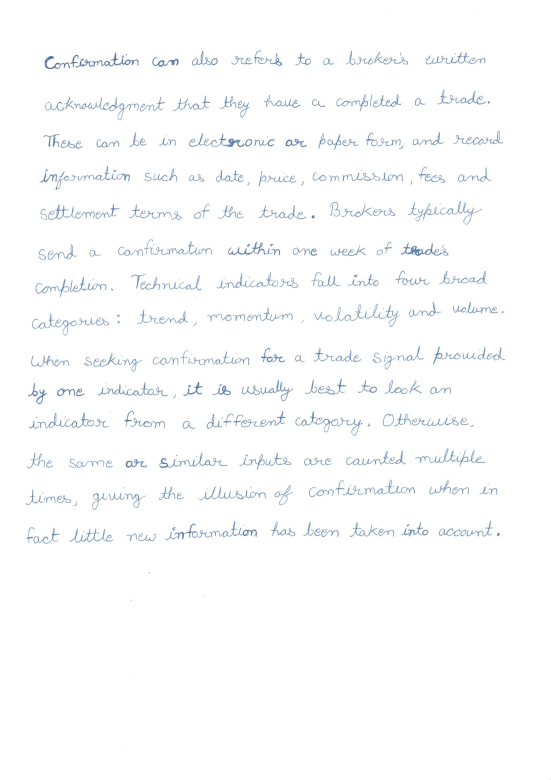
#> input picture input/20.png, 1653 x 2339 px (shown at 1/3 size)
$ jupyter execute --allow-errors segment.ipynb   (shell and % lines are left out)   (older library calls are emulated)
#> lines starting #> are read from the running program, lines starting #| are printed output that depends on the picture; after the words box and inside, x2 and y2 are one past the last pixel; in counts of white or black regions, pixels touching at a corner belong together
### src/ocr/page.py
# -*- coding: utf-8 -*-
"""
Crop background and transform perspective from the photo of page
"""
import numpy as np
import cv2

from .helpers import *

def detection(image):
    """Finding Page."""
    # Edge detection
    image_edges = _edges_detection(image, 200, 250)

    # Close gaps between edges (double page clouse => rectangle kernel)
    closed_edges = cv2.morphologyEx(image_edges,
                                    cv2.MORPH_CLOSE,
                                    np.ones((5, 11)))
    # Countours
    page_contour = _find_page_contours(closed_edges, resize(image))
    # Recalculate to original scale
    page_contour = page_contour.dot(ratio(image))
    # Transform prespective
    new_image = _persp_transform(image, page_contour)
    return new_image


def _edges_detection(img, minVal, maxVal):
    """Preprocessing (gray, thresh, filter, border) + Canny edge detection."""
    img = cv2.cvtColor(resize(img), cv2.COLOR_BGR2GRAY)

    img = cv2.bilateralFilter(img, 9, 75, 75)
    img = cv2.adaptiveThreshold(img, 255,
                                cv2.ADAPTIVE_THRESH_GAUSSIAN_C,
                                cv2.THRESH_BINARY, 115, 4)

    # Median blur replace center pixel by median of pixels under kelner
    # => removes thin details
    img = cv2.medianBlur(img, 11)

    # Add black border - detection of border touching pages
    img = cv2.copyMakeBorder(img, 5, 5, 5, 5,
                             cv2.BORDER_CONSTANT,
                             value=[0, 0, 0])
    return cv2.Canny(img, minVal, maxVal)


# [70 lines left out: functions _four_corners_sort, _contour_offset, _find_page_contours, _persp_transform, not called in this run]

### src/segment.ipynb
[cell 1]
import sys
import numpy as np
import pandas as pd
import matplotlib.pyplot as plt
import cv2

from ocr.helpers import implt, resize, ratio
from ocr import page, words

plt.rcParams['figure.figsize'] = (15.0, 10.0)

[cell 2]
image = cv2.cvtColor(cv2.imread("../input/20.png"), cv2.COLOR_BGR2RGB)
#> (the rest of this cell did not finish here and is left out)

img = cv2.cvtColor(image, cv2.COLOR_RGB2GRAY)
implt(img, 'gray')

[cell 3]
def sobel(channel):
    """ The Sobel Operator"""
    sobelX = cv2.Sobel(channel, cv2.CV_16S, 1, 0)
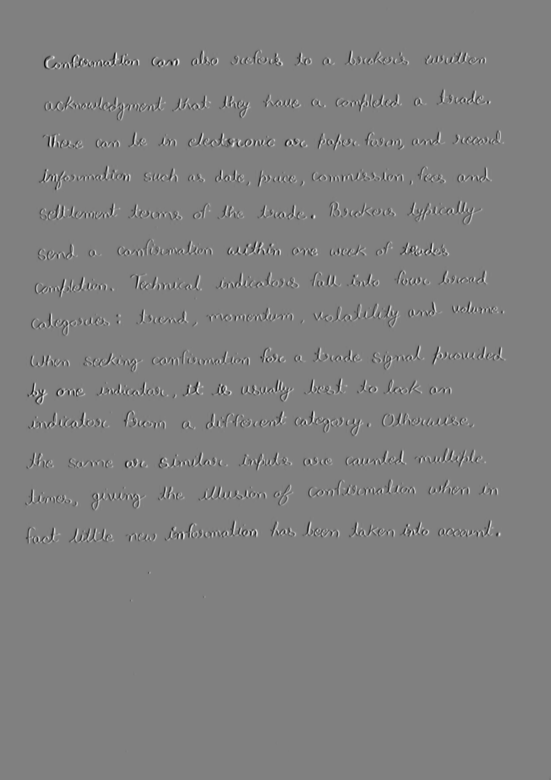
#> sobelX: shape (2339, 1653) int16 (shown at 1/3 size); min -275, max 272, mean 0; drawn with min black and max white
    sobelY = cv2.Sobel(channel, cv2.CV_16S, 0, 1)
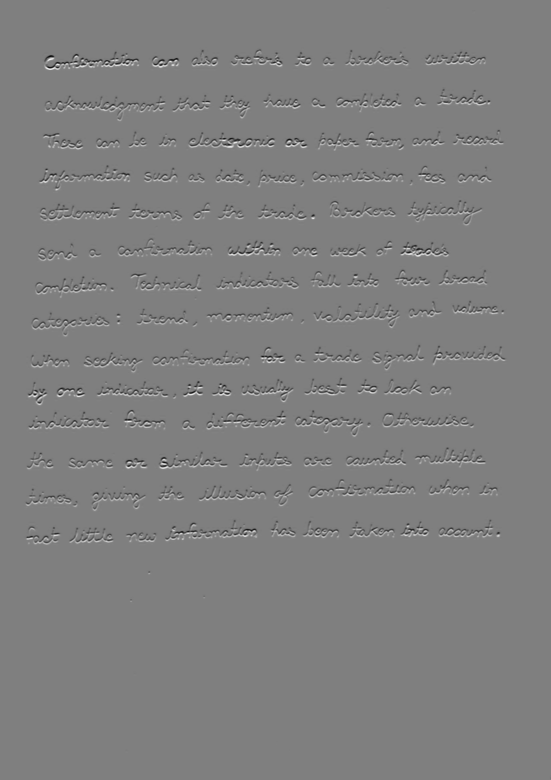
#> sobelY: shape (2339, 1653) int16 (shown at 1/3 size); min -276, max 277, mean 0; drawn with min black and max white
    # Combine x, y gradient magnitudes sqrt(x^2 + y^2)
    sobel = np.hypot(sobelX, sobelY)
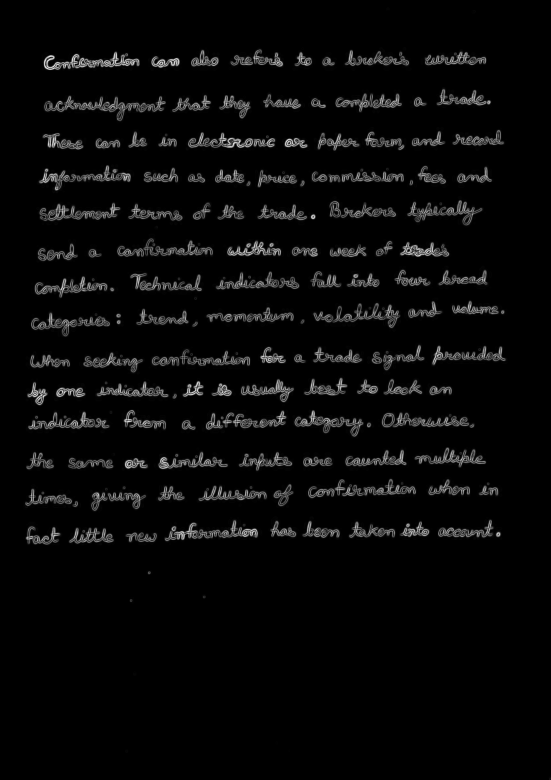
#> sobel: shape (2339, 1653) float32 (shown at 1/3 size); min 0, max 297.6, mean 10.5; drawn with min black and max white
    sobel[sobel > 255] = 255
    return np.uint8(sobel)


def edge_detect(im):
    """
    Edge detection
    The Sobel operator is applied for each image layer (RGB)
    """
    return np.max(np.array([sobel(im[:,:, 0]), sobel(im[:,:, 1]), sobel(im[:,:, 2]) ]), axis=0)
#> in sobel (call 3), `sobelX = cv2.Sobel(channel, cv2.CV_16S, 1, 0)`:
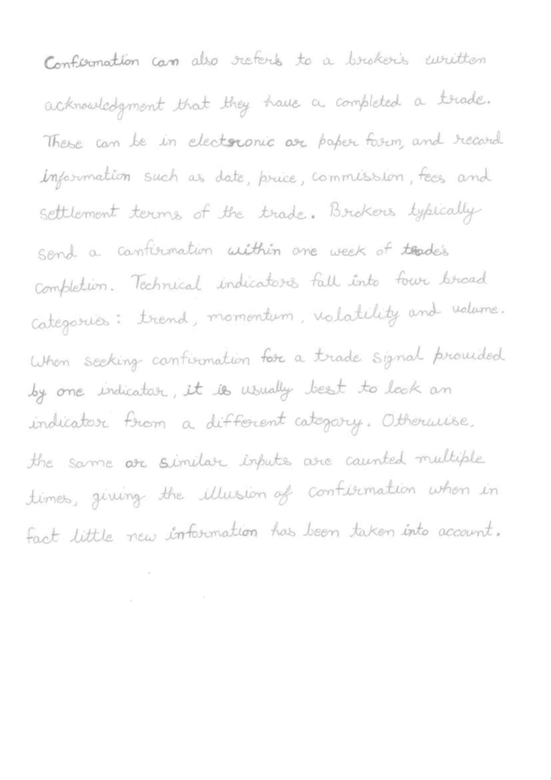
#> channel: shape (2339, 1653) (shown at 1/3 size); min 142, max 255, mean 252.6
#> in sobel (call 3), `sobel = np.hypot(sobelX, sobelY)`:
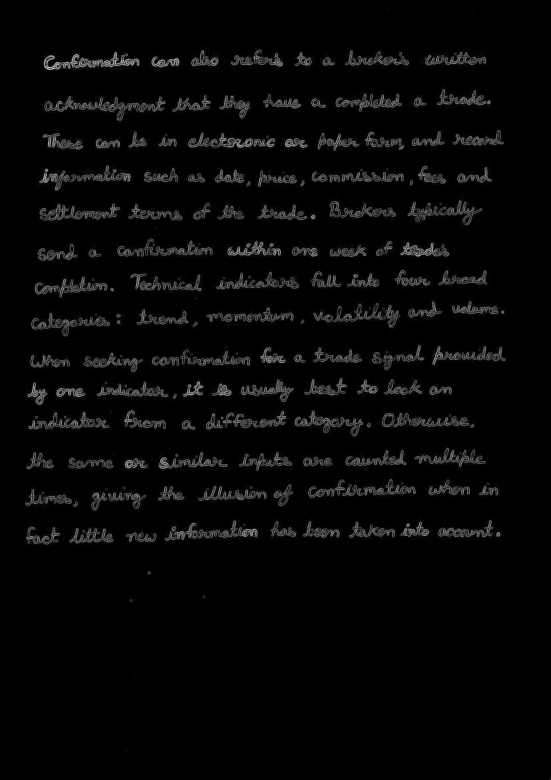
#> sobel: shape (2339, 1653) float32 (shown at 1/3 size); min 0, max 230.9, mean 7

# Image pre-processing - blur, edges, threshold, closing
blurred = cv2.GaussianBlur(image, (5, 5), 18)
edges = edge_detect(blurred)
ret, edges = cv2.threshold(edges, 50, 255, cv2.THRESH_BINARY)
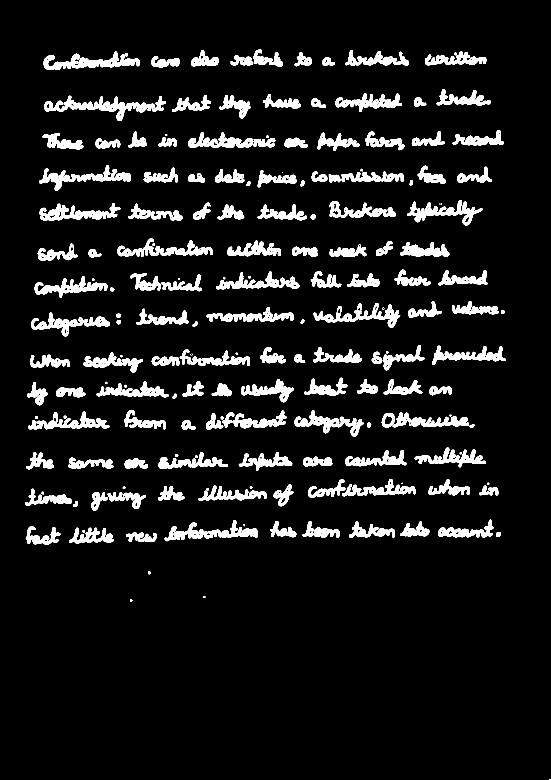
#> edges: shape (2339, 1653) (shown at 1/3 size); 7.6% white; 222 white regions (24 under 20 px), largest, box (x1, y1, x2, y2) and area: (494, 1560, 774, 1624) 5465, (220, 289, 497, 363) 5448, (117, 496, 392, 572) 5194
bw_image = cv2.morphologyEx(edges, cv2.MORPH_CLOSE, np.ones((20,20), np.uint8))
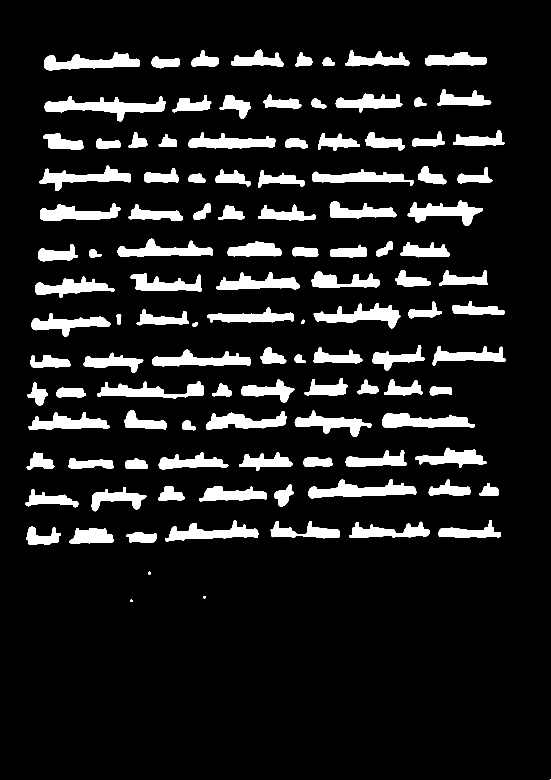
#> bw_image: shape (2339, 1653) (shown at 1/3 size); 10.9% white; 114 white regions (1 under 20 px), largest, box (x1, y1, x2, y2) and area: (134, 288, 498, 364) 10479, (925, 1438, 1249, 1495) 9080, (941, 910, 1202, 985) 8309

implt(edges, 'gray', 'Sobel operator')
#> (this line was passed over: ocr is not available in this run)
implt(bw_image, 'gray', 'Final closing')
#> (this line was passed over: ocr is not available in this run)

[cell 4]
# [29 lines left out: functions del_lines, del_big_areas, not called in this run]

[cell 5]
# [40 lines left out: functions union, intersect, group_rectangles, not called in this run]

[cell 6]
def text_detect(img, original):
    """ Text detection using contours """
    # Resize image
    small = resize(img, 2000)
    image = resize(original, 2000)
    #small = img
    #image = original
    # Finding contours
    mask = np.zeros(small.shape, np.uint8)
    cnt, hierarchy = cv2.findContours(np.copy(small), cv2.RETR_CCOMP, cv2.CHAIN_APPROX_SIMPLE)

    implt(img, 'gray')

    # Variables for contour index and words' bounding boxes
    index = 0
    boxes = []
    # CCOMP hierarchy: [Next, Previous, First Child, Parent]
    # cv2.RETR_CCOMP - contours into 2 levels
    # Go through all contours in first level
    while (index >= 0):
        x,y,w,h = cv2.boundingRect(cnt[index])
        # Get only the contour
        cv2.drawContours(mask, cnt, index, (255, 255, 255), cv2.FILLED)
        maskROI = mask[y:y+h, x:x+w]
        # Ratio of white pixels to area of bounding rectangle
        r = cv2.countNonZero(maskROI) / (w * h)

        # Limits for text (white pixel ratio, width, height)
        # TODO Test h/w and w/h ratios
        if r > 0.1 and 2000 > w > 10 and 1600 > h > 10 and h/w < 3 and w/h < 10:
            boxes += [[x, y, w, h]]

        # Index of next contour
        index = hierarchy[0][index][0]

    # Group intersecting rectangles
    boxes = group_rectangles(boxes)
    bounding_boxes = np.array([0,0,0,0])
    for (x, y, w, h) in boxes:
        cv2.rectangle(image, (x, y),(x+w,y+h), (0, 255, 0), 8)
        bounding_boxes = np.vstack((bounding_boxes, np.array([x, y, x+w, y+h])))


    implt(image, t='Bounding rectangles')
    # Recalculate coordinates to original scale
    boxes = bounding_boxes.dot(ratio(image, small.shape[0])).astype(np.int64)


    return boxes[1:]
    #return boxes

#> (a cell that did not finish here is left out)

#> (a cell that did not finish here is left out)

#> (a cell that did not finish here is left out)

#> (a cell that did not finish here is left out)

[cell 11]
image = cv2.cvtColor(cv2.imread("../input/20.png"), cv2.COLOR_BGR2RGB)
#> (the rest of this cell did not finish here and is left out)

imLines = []
for line in lines:
    imLine = []
    for words in line:
        (x1, y1, x2, y2) = words
        currImg = image[y1:y2, x1:x2]
        imLine.append(currImg)
    imLines.append(imLine)

#> (a cell that did not finish here is left out)

#> (a cell that did not finish here is left out)

#> (a cell that did not finish here is left out)

[cell 15]
lines = []
#> (the rest of this cell did not finish here and is left out)

[cell 16]
for i in lines:
    print(len(i))

[cell 17]
imLines = []
for line in lines:
    imLine = []
    for words in line:
        (x, y, w, h) = words
        currImg = img[y:y+h-4, x:x+w]
        imLine.append(currImg)
    imLines.append(imLine)

$ run again, with input/1.png copied over input/20.png
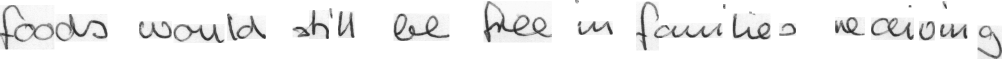
#> input picture input/1.png, 2004 x 117 px (shown at 1/2 size)
#> image is the input picture: shape (117, 2004, 3); min 27, max 255, mean 237.9
#> `ret, edges = cv2.threshold(edges, 50, 255, cv2.THRESH_BINARY)`:
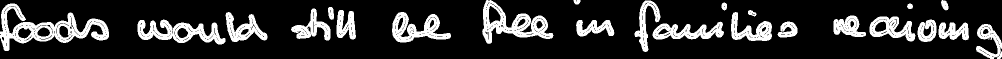
#> edges: shape (117, 2004) (shown at 1/2 size); 18.2% white; 23 white regions, largest, box (x1, y1, x2, y2) and area: (0, 7, 218, 102) 6605, (964, 0, 1107, 88) 4699, (275, 39, 451, 89) 4072
#> `bw_image = cv2.morphologyEx(edges, cv2.MORPH_CLOSE, np.ones((20,20), n..`:
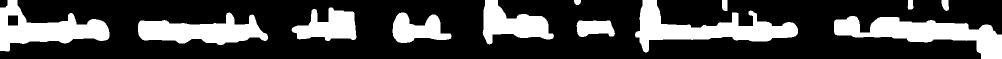
#> bw_image: shape (117, 2004) (shown at 1/2 size); 27% white; 12 white regions, largest, box (x1, y1, x2, y2) and area: (1668, 32, 2004, 117) 12551, (1270, 0, 1596, 105) 12173, (0, 0, 219, 103) 10160

$ run again, with input/10.png copied over input/20.png
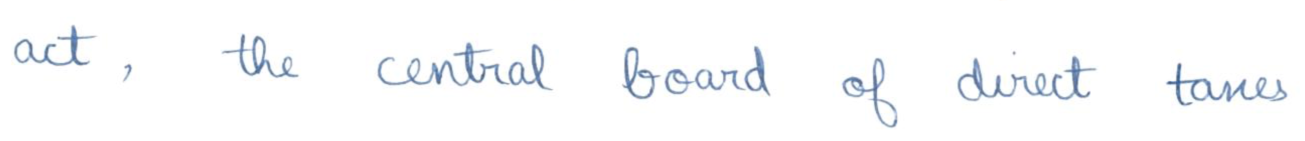
#> input picture input/10.png, 2610 x 282 px (shown at 1/2 size)
#> edges: shape (282, 2610); 7.5% white; 14 white regions (3 under 20 px), largest, box (x1, y1, x2, y2) and area: (752, 82, 1107, 183) 11979, (1912, 109, 2195, 205) 9202, (2330, 123, 2578, 215) 7524
#> `bw_image = cv2.morphologyEx(edges, cv2.MORPH_CLOSE, np.ones((20,20), n..`:
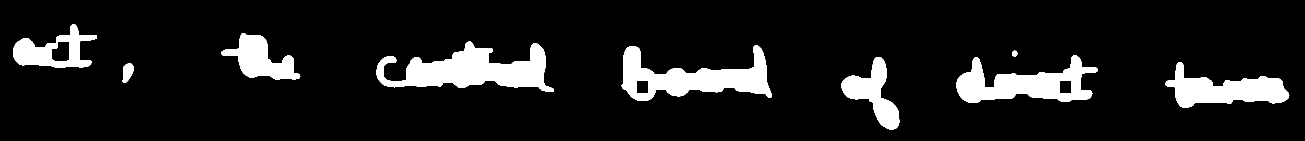
#> bw_image: shape (282, 2610) (shown at 1/2 size); 10.7% white; 9 white regions, largest, box (x1, y1, x2, y2) and area: (753, 83, 1108, 184) 17892, (1243, 91, 1544, 202) 15304, (1913, 110, 2196, 206) 13414
